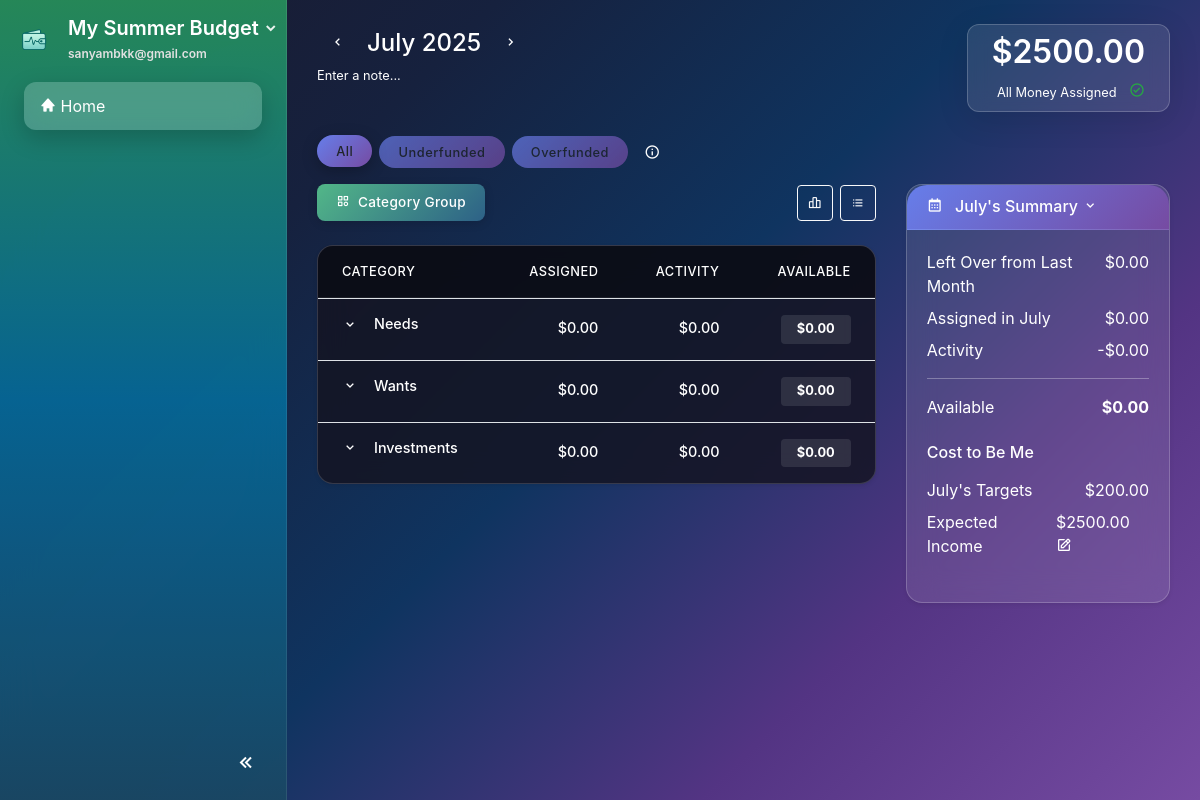
/ (signed in), run on an earlier commit of the app's database.
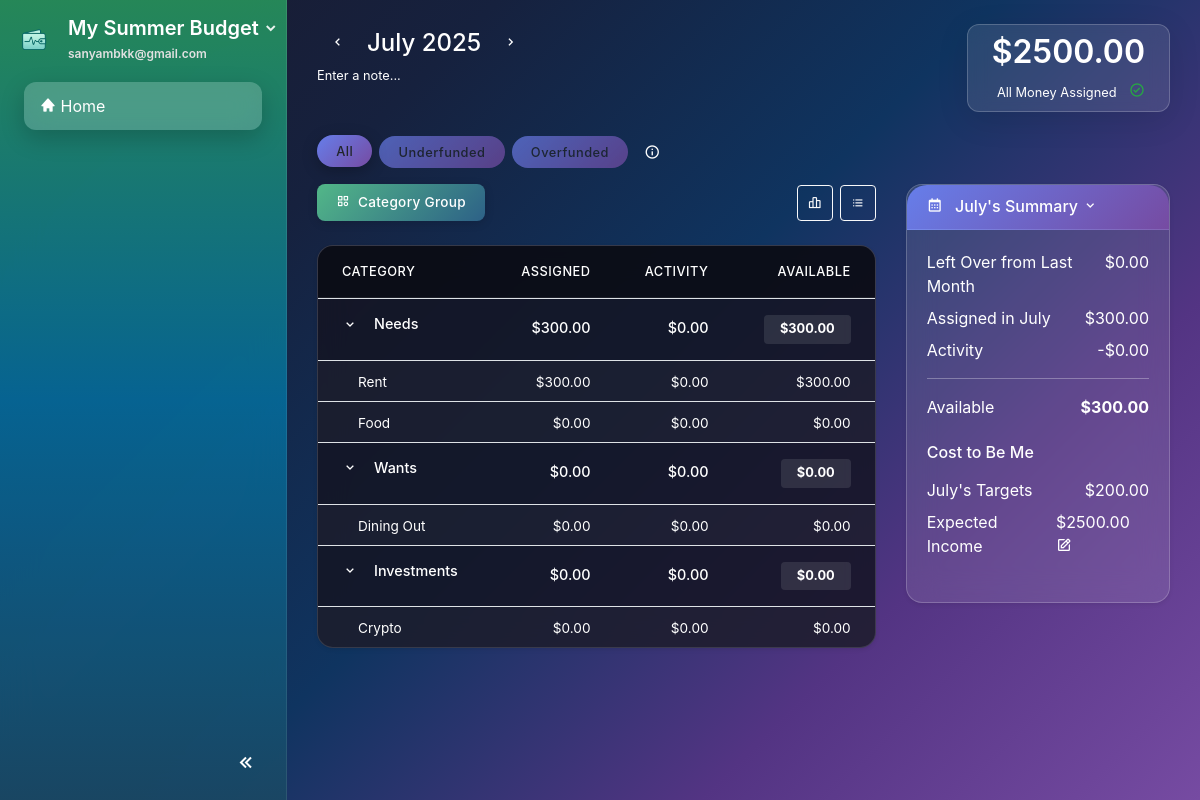
And on a later commit of the database.
### website/models.py (models this page shows, shortened)
class BudgetCategory(db.Model):
    id = db.Column(db.Integer, primary_key=True)
    name = db.Column(db.String(100), nullable=False)
    icon = db.Column(db.String(50), default='bx-category')
    main_category = db.Column(db.String(50), nullable=False)  # 'needs', 'wants', 'bills', 'investments'
    assigned_amount = db.Column(db.Float, default=0.0)
    spent_amount = db.Column(db.Float, default=0.0)
    plan_id = db.Column(db.Integer, db.ForeignKey('plan.id'), nullable=False)
    created_date = db.Column(db.DateTime(timezone=True), default=func.now())
    plan = db.relationship('Plan', backref=db.backref('categories', lazy=True, cascade="all, delete-orphan"))
    transactions = db.relationship('Transaction', backref='category', lazy=True, cascade="all, delete-orphan")
    @property
    def available_amount(self):
        return self.assigned_amount - self.spent_amount

### website/views.py (the view)
@views.route('/')
@login_required
def home():
    if not current_user.profile_complete or not current_user.active_plan:
        return redirect(url_for('onboard.show_form'))
    plan = current_user.active_plan
    current_date = datetime.datetime.now()
    current_month = current_date.strftime('%B')
    current_year = current_date.year
    categories = BudgetCategory.query.filter_by(plan_id=plan.id).all()
    current_month_int = current_date.month
    monthly_budgets_map = {}
    for cat in categories:
        mb = MonthlyBudget.query.filter_by(plan_id=plan.id, category_id=cat.id, month=current_month_int, year=current_year).first()
        if not mb:
            mb = MonthlyBudget(plan_id=plan.id, category_id=cat.id, month=current_month_int, year=current_year,
                               assigned_amount=cat.assigned_amount, spent_amount=cat.spent_amount)
            db.session.add(mb)
            db.session.commit()
        monthly_budgets_map[cat.id] = mb
    categories = BudgetCategory.query.filter_by(plan_id=plan.id).all()
    organized_categories = {
        'bills': [],
        'needs': [],
        'wants': [],
        'investments': []
    }
    total_assigned = 0
    total_spent = 0
    for category in categories:
        mb = monthly_budgets_map.get(category.id)
        if mb:
            category.assigned_amount = mb.assigned_amount
            category.spent_amount = mb.spent_amount
        spent = db.session.query(func.sum(Transaction.amount)).filter_by(
            category_id=category.id
        ).scalar() or 0
        category.spent_amount = abs(spent)  # Make positive for display
        total_assigned += category.assigned_amount
        total_spent += category.spent_amount
        if category.main_category in organized_categories:
            organized_categories[category.main_category].append(category)
    category_totals = {}
    for main_cat, cats in organized_categories.items():
        category_totals[main_cat] = {
            'assigned': sum(cat.assigned_amount for cat in cats),
            'spent': sum(cat.spent_amount for cat in cats),
            'available': sum(cat.available_amount for cat in cats)
        }
    available_amount = total_assigned - total_spent
    all_categories = sorted([cat for cat in categories if cat.spent_amount > 0], key=lambda x: x.spent_amount, reverse=True)
    top_spending_categories = all_categories[:5]
    return render_template("home.html",
                         plan=plan,
                         categories=organized_categories,
                         category_totals=category_totals,
                         current_month=current_month,
                         current_year=current_year,
                         total_assigned=total_assigned,
                         total_spent=total_spent,
                         available_amount=available_amount,
                         top_spending_categories=top_spending_categories)

### website/templates/home.html (shortened to what the changed rows need)
{% extends "base.html" %}
{% block content %}
<div class="container-fluid mt-4">
    <div class="row mb-4">
        <div class="col-md-6 text-right">
            <div class="card d-inline-block px-4 py-2" style="background: rgba(255, 255, 255, 0.1); backdrop-filter: blur(10px); border: 1px solid rgba(255, 255, 255, 0.2); border-radius: 12px;">
                <h1 class="text-white" style="font-size: 2rem; font-weight: 600;">${{ "{:.2f}".format(plan.monthly_income) }}</h1>
            </div>
        </div>
    </div>
    <div class="row">
        <div class="col-lg-8">
            <div class="card shadow-sm" style="background: rgba(20, 20, 35, 0.85); backdrop-filter: blur(15px); border: 1px solid rgba(255, 255, 255, 0.15); border-radius: 16px; overflow: hidden; box-shadow: 0 8px 32px rgba(0, 0, 0, 0.3);">
                <div class="card-body p-0">
                    <div class="table-responsive">
                        <table class="table table-hover mb-0" style="color: #e0e0e0; margin-bottom: 0; border-collapse: separate; border-spacing: 0;">
                            <thead style="background-color: rgba(0, 0, 0, 0.4);">
                                <tr>
                                    <th class="border-0 text-white py-3 px-4" style="font-weight: 500; font-size: 0.8rem; letter-spacing: 0.5px; border-bottom: 1px solid rgba(255,255,255,0.08) !important;">CATEGORY</th>
                                    <th class="border-0 text-right text-white py-3 px-4" style="font-weight: 500; font-size: 0.8rem; letter-spacing: 0.5px; border-bottom: 1px solid rgba(255,255,255,0.08) !important;">ASSIGNED</th>
                                    <th class="border-0 text-right text-white py-3 px-4" style="font-weight: 500; font-size: 0.8rem; letter-spacing: 0.5px; border-bottom: 1px solid rgba(255,255,255,0.08) !important;">ACTIVITY</th>
                                    <th class="border-0 text-right text-white py-3 px-4" style="font-weight: 500; font-size: 0.8rem; letter-spacing: 0.5px; border-bottom: 1px solid rgba(255,255,255,0.08) !important;">AVAILABLE</th>
                                </tr>
                            </thead>
                            <tbody>
                                <tr class="category-header" data-category="needs" style="cursor: pointer;">
                                    <td class="text-right py-3 px-4"><span style="font-size: 0.9rem; font-weight: 500;">${{ "%.2f"|format(category_totals.needs.assigned) }}</span></td>
                                    <td class="text-right py-3 px-4"><span class="badge px-3 py-2" style="background: rgba(255, 255, 255, 0.1); font-size: 0.8rem;">${{ "%.2f"|format(category_totals.needs.available) }}</span></td>
                                </tr>
                                {% for category in categories.needs %}
                                <tr class="subcategory-row needs-subcategory" style="background-color: rgba(255, 255, 255, 0.03);">
                                    <td class="py-2 px-4" style="padding-left: 2.5rem !important;">
                                        <span style="font-size: 0.85rem;">{{ category.name }}</span>
                                    </td>
                                    <td class="text-right py-2 px-4"><span class="editable-amount" data-category-id="{{ category.id }}" style="font-size: 0.85rem; cursor: pointer;">${{ "%.2f"|format(category.assigned_amount) }}</span></td>
                                    <td class="text-right py-2 px-4"><span style="font-size: 0.85rem;">${{ "%.2f"|format(category.spent_amount) }}</span></td>
                                    <td class="text-right py-2 px-4"><span class="{% if category.available_amount < 0 %}text-danger{% else %}text-white-50{% endif %}" style="font-size: 0.85rem;">${{ "%.2f"|format(category.available_amount) }}</span></td>
                                </tr>
                                {% endfor %}
                                {% for category in categories.wants %}
                                <tr class="subcategory-row wants-subcategory" style="background-color: rgba(255, 255, 255, 0.03);">
                                    <td class="py-2 px-4" style="padding-left: 2.5rem !important;">
                                        <span style="font-size: 0.85rem;">{{ category.name }}</span>
                                    </td>
                                    <td class="text-right py-2 px-4"><span class="editable-amount" data-category-id="{{ category.id }}" style="font-size: 0.85rem; cursor: pointer;">${{ "%.2f"|format(category.assigned_amount) }}</span></td>
                                    <td class="text-right py-2 px-4"><span style="font-size: 0.85rem;">${{ "%.2f"|format(category.spent_amount) }}</span></td>
                                    <td class="text-right py-2 px-4"><span class="{% if category.available_amount < 0 %}text-danger{% else %}text-white-50{% endif %}" style="font-size: 0.85rem;">${{ "%.2f"|format(category.available_amount) }}</span></td>
                                </tr>
                                {% endfor %}
                                {% for category in categories.investments %}
                                <tr class="subcategory-row investments-subcategory" style="background-color: rgba(255, 255, 255, 0.03);">
                                    <td class="py-2 px-4" style="padding-left: 2.5rem !important;">
                                        <span style="font-size: 0.85rem;">{{ category.name }}</span>
                                    </td>
                                    <td class="text-right py-2 px-4"><span class="editable-amount" data-category-id="{{ category.id }}" style="font-size: 0.85rem; cursor: pointer;">${{ "%.2f"|format(category.assigned_amount) }}</span></td>
                                    <td class="text-right py-2 px-4"><span style="font-size: 0.85rem;">${{ "%.2f"|format(category.spent_amount) }}</span></td>
                                    <td class="text-right py-2 px-4"><span class="{% if category.available_amount < 0 %}text-danger{% else %}text-white-50{% endif %}" style="font-size: 0.85rem;">${{ "%.2f"|format(category.available_amount) }}</span></td>
                                </tr>
                                {% endfor %}
                            </tbody>
                        </table>
                    </div>
                </div>
            </div>
        </div>
        <div class="col-lg-4">
            <div class="card shadow-sm" style="background: rgba(255, 255, 255, 0.1); backdrop-filter: blur(15px); border: 1px solid rgba(255, 255, 255, 0.2); border-radius: 16px; box-shadow: 0 8px 32px rgba(0, 0, 0, 0.3);">
                <div class="card-body" style="color: #e0e0e0;">
                    <div class="mb-4">
                        <div class="d-flex justify-content-between mb-2">
                            <span class="text-light">Assigned in {{ current_month }}</span>
                            <span class="text-white">${{ "%.2f"|format(total_assigned) }}</span>
                        </div>
                        <div class="d-flex justify-content-between mb-3">
                            <span class="text-light">Available</span>
                            <span class="text-success font-weight-bold">${{ "%.2f"|format(available_amount) }}</span>
                        </div>
                    </div>
                </div>
            </div>
        </div>
    </div>
</div>
{% endblock %}

What changed in the data, as far as the page shows it:
added BudgetCategory: name "Rent", assigned_amount "300.00", spent_amount "0.00", available_amount "300.00", shown under "Needs"
added BudgetCategory: name "Food", assigned_amount "0.00", spent_amount "0.00", available_amount "0.00", shown under "Needs"
added BudgetCategory: name "Dining Out", assigned_amount "0.00", spent_amount "0.00", available_amount "0.00", shown under "Wants"
added BudgetCategory: name "Crypto", assigned_amount "0.00", spent_amount "0.00", available_amount "0.00", shown under "Investments"
Also different on the page:
{{ "%.2f"|format(category_totals.needs.assigned) }}: "0.00" → "300.00"
{{ "%.2f"|format(category_totals.needs.available) }}: "0.00" → "300.00"
{{ "%.2f"|format(total_assigned) }}: "0.00" → "300.00"
{{ "%.2f"|format(available_amount) }}: "0.00" → "300.00"
